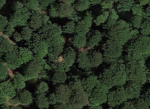
#> input picture assets/ggmap.png, 150 x 109 px
$ python multi-scale.py
#> lines starting #> are read from the running program, lines starting #| are printed output that depends on the picture
import imageio
import numpy as np
import matplotlib.pyplot as plt
import os
from color_conversion import *


'''Log ou DoG ? DoG, plus simple (difference, des gaussien successifs... et plus rapide, aproximation suffisante)
   To do:
    - Définir un Gaussien 1D. (La convolution 2D) est séparable en 2 convolution 1D (séparation des variables ? A verifier)
    - Ecrire une convolution 1D appliquant le gaussien a diferentes échelles. (Faut il ensuite rééchantilloner les images avec une fréquence plus faible ? Possible ...)
    - Réaliser les différences des gaussiens (DoG)
    - En déduire des points caractérqtiques :
        - Chercher les points d'annulation (contours, méthode du "zero crossing") (Prouver que les contours sont fermés (fonction continue de N2?) (Attention aux bords des images!)
        - Prendre les maximas/minimum pour chaque image de la pyramide ( voir Lindeberg )
        !!!!! TRouevr les minimiums qui correspondent à la reponse en amplitude la plus inmportante caracteirstique d'une certaine distance entre les bords. he oui jammy!
    - En déduire les frontieres entourant les blob ou les zones des blobs eux memes
    - Profit ???
'''


def gauss1D( a, x ):
    ''' a : standard deviation '''
    return 1/(np.sqrt(2*np.pi)*a)*np.exp(-x*x/(2*a*a))

def gauss2D( a, x, y ):
    ''' a : standard deviation '''
    return 1/(2*np.pi*a*a)*np.exp(-(x*x+y*y)/(2*a*a))

# [10 lines left out: function gaussKernel1D, not called in this run]

def gaussKernel2D( a, normalized=True ):
    ''' Discrete approximation of the Gaussian kernel. The Gaussian is effectively zero more than 3 standard devation from the mean. '''

    size = int(np.ceil(a))
    temp = np.array( [[gauss2D(a,i,j) for i in range(-size,size+1)] for j in range(-size,size+1)] )

    if normalized : temp = temp/np.sum(temp)
    return temp

def convolute( array, kernel ):

    padding = np.array( kernel.shape )
    N,M = padding//2
    X,Y = array.shape
    temp = np.zeros( (X,Y) )

    for i in range( N+1, X-N ):
        for j in range( M+1, Y-M ):
            temp[i,j] = np.sum( kernel * array[ i-N:i+N+1, j-N:j+M+1 ] )

    return temp

# [31 lines left out: functions doG, pyramid, not called in this run]


def minimas( array, height, a0=1, ratio=1.4 ):

    N = int( np.ceil(a0*(ratio)**(height-1)))
    X,Y = np.shape( array )
    p = np.empty((height,X,Y))
    temp = array

    for i in range(height):

        temp2 = convolute( array, gaussKernel2D(a0*(ratio)**i) )
        p[i] = temp-temp2
        temp = temp2

    #minis_map = np.array( [ [ [ p[h,i,j] if ( p[h,i,j]<-1 and p[h,i,j] == np.min(p[h-1:h+2,i-1:i+2,j-1:j+2]) ) else 0 for j in range(N+2,Y-N-1) ] for i in range(N+2,X-N-1) ] for h in range(1,height) ] )
    minis_list =[]

    for h in range(height-2,-1,-1):
        for x in range(X-2*N-3):
            for y in range(Y-2*N-3):

                mini = np.min( p[h:h+3, N+1+x:N+4+x, N+1+y:N+4+y] )

                if mini<-1 and mini == p[h+1, N+2+x, N+2+y] :

                    inside = False
                    for i in range(len(minis_list)):
                        x2,y2,H = minis_list[i]
                        if (x2-(N+2+x))**2+(y2-(N+2+y))**2 < 1.2*(a0*ratio**H)**2 :
                            inside = True
                            break

                    if not inside : minis_list.append((N+2+x,N+2+y,h+1))

    return p, minis_list


def imshowcircles ( image, ax, cmap="gray" ) :
    ax.imshow(image, cmap)
    for i in range(len(m)):
        x,y,h = m[i]
        c = plt.Circle((y,x),a*r**h,color='b',fill=False)
        ax.add_artist(c)

# [5 lines left out: function extract_circles, not called in this run]


image0 = imageio.imread("../../assets/ggmap.png")
#> image0 is the input picture: shape (109, 150, 4); mean R, G, B, A 43.1, 54.9, 36.9, 255
image = np.dot(image0[...,:3], [0.2989, 0.5870, 0.1140]) #Super duper sweet!
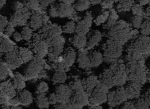
#> image: shape (109, 150) float64; min 2.87, max 133.6, mean 49.3
#inverting image, optional but usefull => the background has to be clear since we serch the minimas!!
image = 255-image
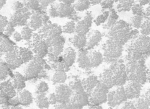
#> image: shape (109, 150) float64; min 121.4, max 252.1, mean 205.7

X,Y = np.shape( image  )
#> X = 109; Y = 150
min_r=5
h=6#8
a=3#2.5
r=1.2

_,m = minimas(image, h, a0=a, ratio=r)
#> the loop in minimas, `for i in range(height): ` made 6 passes
#> pass 1, in minimas, `temp2 = convolute( array, gaussKernel2D(a0*(ratio)**i) )`:
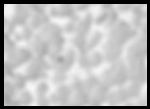
#> temp2: shape (109, 150) float64; min 0, max 247.7, mean 183.5
#> pass 2, in minimas, `temp2 = convolute( array, gaussKernel2D(a0*(ratio)**i) )`:
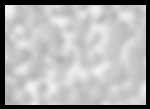
#> temp2: shape (109, 150) float64; min 0, max 244.8, mean 177.4
#> pass 3, in minimas, `temp2 = convolute( array, gaussKernel2D(a0*(ratio)**i) )`:
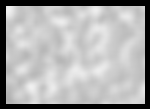
#> temp2: shape (109, 150) float64; min 0, max 241, mean 171.5
#> after the loop in minimas, `for h in range(height-2,-1,-1):`: minis_list = 47 items, first 6: (10, 108, 5), (11, 39, 5), (11, 66, 5), (14, 21, 5), (23, 12, 5), (27, 84, 5)
#> m has the same summary as minis_list in minimas

fig= plt.figure()
ax=fig.add_subplot(1,1,1)
imshowcircles(image0,ax)
#> the loop in imshowcircles, `for i in range(len(m)):` made 47 passes
#> (x, y, h) on passes 1 to 12: (10, 108, 5), (11, 39, 5), (11, 66, 5), (14, 21, 5), (23, 12, 5), (27, 84, 5), (28, 50, 5), (32, 122, 5), (40, 115, 5), (46, 40, 5), (48, 135, 5), (50, 10, 5)
plt.show()
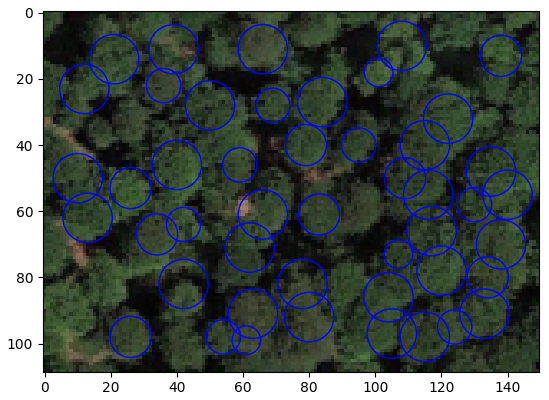
#> figure drawn by matplotlib, 1 panel

"""
name="test2"
if not os.path.exists("../../assets/processed_data/"+name) : os.mkdir("../../assets/processed_data/"+name)
extract_circles( image0, m, a, r, name)
"""
'''
ax=fig.add_subplot(2,2,1)
ax.imshow(m,cmap="binary")
ax=fig.add_subplot(2,2,2)
ax.imshow(n,cmap="binary")
ax=fig.add_subplot(2,2,3)
ax.imshow(o,cmap="binary")
'''
'''
fig = plt.figure()
for k in range(h-1):
    ax=fig.add_subplot(1,h-1,k+1)
    ax.imshow(n[k,:,:], cmap="binary")
'''
'''
p1,p2,p3 = pyramid( image, h, a0=a)
fig = plt.figure()
for i in range(h):
    ax=fig.add_subplot(h,1,i+1)
    ax.imshow(p1[i],vmin=0,vmax=255, cmap="gray")
fig=plt.figure()
for i in range(h):
    ax=fig.add_subplot(h,1,i+1)
    ax.imshow(p2[i],cmap="PiYG")
'''
'''
fig=plt.figure()
ax=fig.add_subplot(2,1,1)
ax.imshow(image, cmap="gray")
image2 = doG( image)
ax=fig.add_subplot(2,1,2)
ax.imshow( image2, cmap="gray")
plt.show()
'''
'''
fig = plt.figure()
ax = fig.add_subplot(2,2,1)
ax.imshow(image,cmap="gray")

image2 = convolute( image, gaussKernel2D(1) )
ax = fig.add_subplot(2,2,2)
ax.imshow(image2,cmap="gray")

image2 = convolute( image, gaussKernel2D(2) )
ax = fig.add_subplot(2,2,3)
ax.imshow(image2,cmap="gray")

image2 = convolute( image, gaussKernel2D(3) )
ax = fig.add_subplot(2,2,4)
ax.imshow(image2,cmap="gray")

plt.show()
'''
